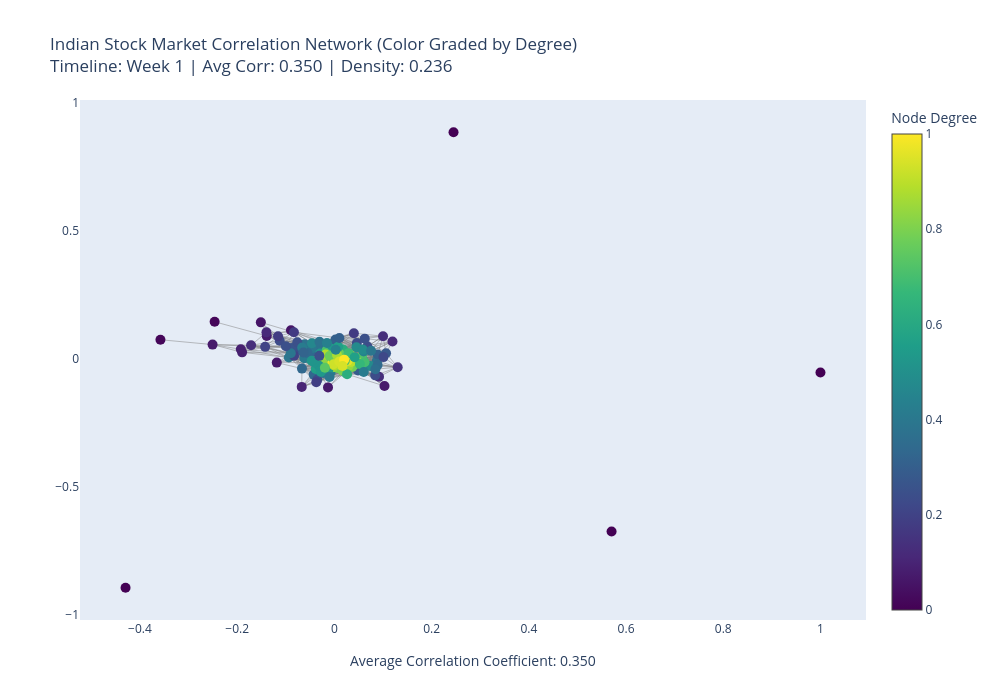

Notebook cell for this chart:
### Code cell
weekly_data = timeline_data(2020,'March')
data = weekly_data['Week 1'].drop(columns=['Week'])
corr_matrix_tot = data.corr()
print(corr_matrix_tot.shape)
G = interactive_network(corr_matrix_tot,'Week 1')

### Figure 1 — Plotly figure (JSON) as saved in the notebook; plotly's stock layout.template omitted (floating-point values rounded to 4 significant figures; data arrays with more than 128 entries replaced by an {"elided": "..."} marker saying what was removed)
{"data": [{"hoverinfo": "none", "line": {"color": "gray", "width": 0.5}, "mode": "lines", "type": "scatter", "x": {"elided": "7584 float values"}, "y": {"elided": "7584 float values"}}, {"hoverinfo": "text", "marker": {"color": {"elided": "147 float values"}, "colorbar": {"title": {"text": "Node Degree"}}, "colorscale": [[0, "#440154"], [0.1111, "#482878"], [0.2222, "#3e4989"], [0.3333, "#31688e"], [0.4444, "#26828e"], [0.5556, "#1f9e89"], [0.6667, "#35b779"], [0.7778, "#6ece58"], [0.8889, "#b5de2b"], [1, "#fde725"]], "showscale": true, "size": 10}, "mode": "markers", "text": {"elided": "147 str values"}, "type": "scatter", "x": {"elided": "147 float values"}, "y": {"elided": "147 float values"}}], "layout": {"annotations": [{"font": {"size": 14}, "showarrow": false, "text": "Average Correlation Coefficient: 0.350", "x": 0.5, "xref": "paper", "y": -0.1, "yref": "paper"}], "height": 700, "hovermode": "closest", "showlegend": false, "title": {"text": "Indian Stock Market Correlation Network (Color Graded by Degree)<br>Timeline: Week 1 | Avg Corr: 0.350 | Density: 0.236"}, "width": 1000, "xaxis": {"showgrid": false, "zeroline": false}, "yaxis": {"showgrid": false, "zeroline": false}}}
